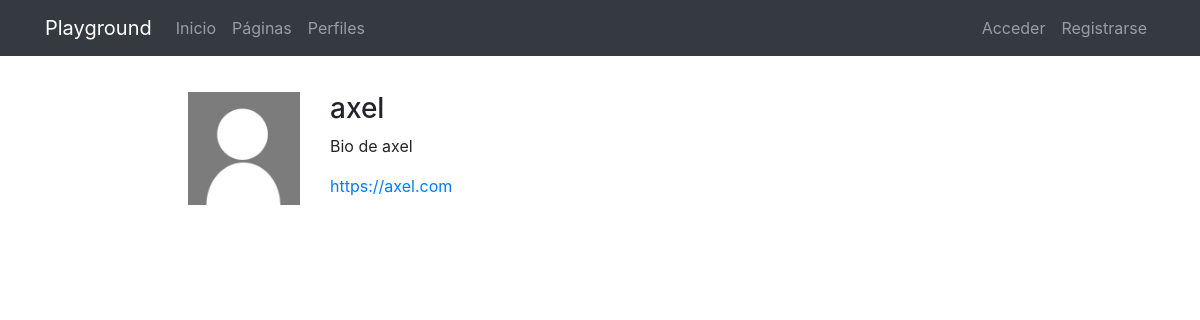
Before: /profiles/axel/ with the older database file.
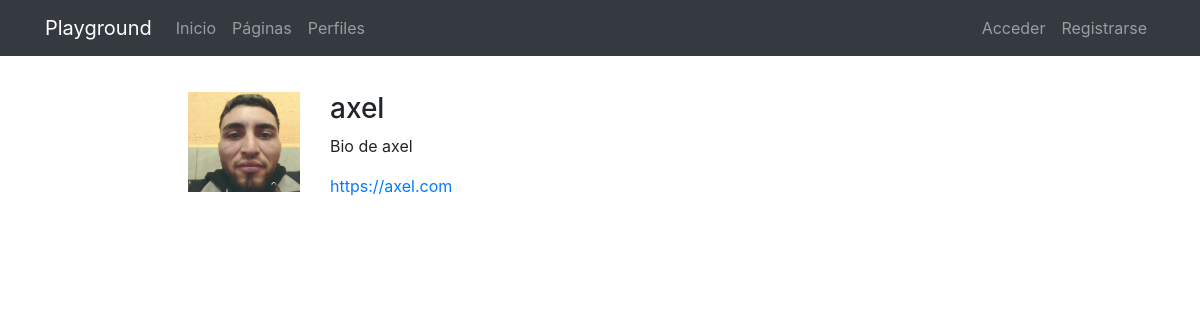
After: the same page with the newer database file.
### registration/models.py (models this page shows)
class Profile(models.Model):
    user = models.OneToOneField(User, on_delete=models.CASCADE)
    avatar = models.ImageField(upload_to=custom_upload_to, null=True, blank=True)
    bio = models.TextField(max_length=500, null=True, blank=True)
    link = models.URLField(max_length=200, null=True, blank=True)
    class Meta:
        ordering = ['user__username']

### profiles/views.py (the view)
# urls.py: path('<username>/', ProfileDetailView.as_view(), name='detail'),
class ProfileDetailView(DetailView):
    model = Profile
    template_name = 'profiles/profile_detail.html'
    def get_object(self):
        return get_object_or_404(Profile, user__username=self.kwargs['username']) # hace referencia al username del link

### profiles/templates/profiles/profile_detail.html (shortened to what this page needs)
{% extends 'core/base.html' %}
{% load static %}
{% block content %}
<main role="main">
  <div class="container">
    <div class="row mt-3">
      <div class="col-md-9 mx-auto mb-5">
        <form action="" method="post" enctype="multipart/form-data">{% csrf_token %}
          <div class="row">
            <div class="col-md-2">
              {% if profile.avatar %}
                <img src="{{profile.avatar.url}}" class="img-fluid">
              {% else %}
                <img src="{% static 'registration/img/no-avatar.jpg' %}" class="img-fluid">
              {% endif %}
            </div>
            <div class="col-md-10">
              <h3>{{profile.user}}</h3>
              {% if profile.bio %}<p>{{profile.bio}}</p>{% endif %}
              {% if profile.link %}<p><a href="{{profile.link}}" target="_blank">{{profile.link}}</a></p>{% endif %}
            </div>
          </div>
        </form>
      </div>
    </div>
  </div>
</main>
{% endblock %}

Changed rows visible on the page:
changed Profile "Bio de axel": avatar: picture added
